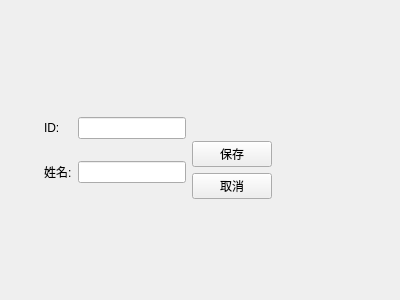
<?xml version="1.0" encoding="UTF-8"?>
<ui version="4.0">
 <class>DepartmentEditView</class>
 <widget class="QWidget" name="DepartmentEditView">
  <property name="geometry">
   <rect>
    <x>0</x>
    <y>0</y>
    <width>400</width>
    <height>300</height>
   </rect>
  </property>
  <property name="windowTitle">
   <string>Form</string>
  </property>
  <layout class="QHBoxLayout" name="horizontalLayout_2">
   <item>
    <spacer name="horizontalSpacer_3">
     <property name="orientation">
      <enum>Qt::Orientation::Horizontal</enum>
     </property>
     <property name="sizeType">
      <enum>QSizePolicy::Policy::Fixed</enum>
     </property>
     <property name="sizeHint" stdset="0">
      <size>
       <width>33</width>
       <height>20</height>
      </size>
     </property>
    </spacer>
   </item>
   <item>
    <layout class="QVBoxLayout" name="verticalLayout">
     <item>
      <spacer name="verticalSpacer_4">
       <property name="orientation">
        <enum>Qt::Orientation::Vertical</enum>
       </property>
       <property name="sizeHint" stdset="0">
        <size>
         <width>20</width>
         <height>13</height>
        </size>
       </property>
      </spacer>
     </item>
     <item>
      <layout class="QHBoxLayout" name="horizontalLayout">
       <item>
        <layout class="QGridLayout" name="gridLayout">
         <item row="0" column="0">
          <widget class="QLabel" name="label_12">
           <property name="text">
            <string>ID:</string>
           </property>
          </widget>
         </item>
         <item row="0" column="1">
          <widget class="QLineEdit" name="dbEditID"/>
         </item>
         <item row="1" column="0">
          <widget class="QLabel" name="label_18">
           <property name="text">
            <string>姓名:</string>
           </property>
          </widget>
         </item>
         <item row="1" column="1">
          <widget class="QLineEdit" name="dbEditName"/>
         </item>
        </layout>
       </item>
       <item>
        <layout class="QVBoxLayout" name="verticalLayout_2">
         <item>
          <spacer name="verticalSpacer_2">
           <property name="orientation">
            <enum>Qt::Orientation::Vertical</enum>
           </property>
           <property name="sizeHint" stdset="0">
            <size>
             <width>20</width>
             <height>40</height>
            </size>
           </property>
          </spacer>
         </item>
         <item>
          <widget class="QPushButton" name="btSave_2">
           <property name="text">
            <string>保存</string>
           </property>
          </widget>
         </item>
         <item>
          <widget class="QPushButton" name="btCancel">
           <property name="text">
            <string>取消</string>
           </property>
          </widget>
         </item>
        </layout>
       </item>
      </layout>
     </item>
     <item>
      <spacer name="verticalSpacer_3">
       <property name="orientation">
        <enum>Qt::Orientation::Vertical</enum>
       </property>
       <property name="sizeHint" stdset="0">
        <size>
         <width>20</width>
         <height>13</height>
        </size>
       </property>
      </spacer>
     </item>
    </layout>
   </item>
   <item>
    <spacer name="horizontalSpacer_4">
     <property name="orientation">
      <enum>Qt::Orientation::Horizontal</enum>
     </property>
     <property name="sizeHint" stdset="0">
      <size>
       <width>11</width>
       <height>259</height>
      </size>
     </property>
    </spacer>
   </item>
  </layout>
 </widget>
 <resources/>
 <connections/>
</ui>
